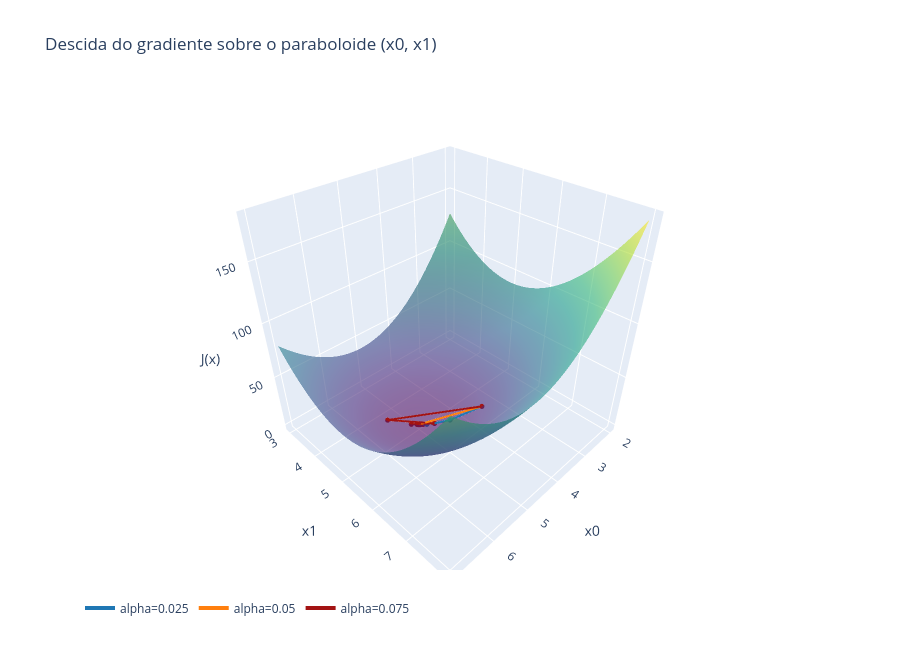

Notebook code cell kept with this figure:
### Markdown cell above
# Questão 2

### Code cell
import numpy as np
import plotly.graph_objects as go

def J(x, A, b, c):
    # J(x) = (x - c)^T * A * (x - c) + b
    diff = x - c
    return float(diff.T @ A @ diff) + b

def gradiente_J(x, A, c):
    # gradiente_J(x) = 2 * A * (x - c)
    return 2 * (A @ (x - c))

def descida_gradiente(A, b, c, alpha, x0, max_iter=100, tol=1e-5):
    A = np.array(A)
    c = np.array(c)
    x = np.array(x0, dtype=float)

    x_hist = []
    hist = []

    Jx = J(x, A, b, c)
    hist.append(f"Iteração 0 : x = {x} -> J(x) = {Jx:.6f}\n")
    x_hist.append(x)

    for i in range(max_iter):
        grad = gradiente_J(x, A, c)
        xi = x - (alpha * grad)
        Jxi = J(xi, A, b, c)
        Jx = J(x, A, b, c)

        if np.linalg.norm(xi - x) <= tol or abs(Jxi - Jx) <= tol:
            hist.append(f"Iteração {i + 1} : x = {xi} -> J(x) = {Jxi:.6f} [Convergiu]\n")
            x_hist.append(xi)
            return xi, hist, x_hist

        x = xi
        hist.append(f"Iteração {i + 1} : x = {x} -> J(x) = {Jxi:.6f}\n")
        x_hist.append(xi)

    return x, hist, x_hist

A = np.array([[10, 0], [0, 10]])
b = 0
c = np.array([5, 5])
x0 = np.array([4, 6])
alpha = 0.05

x_opt, hist, x_hist = descida_gradiente(A, b, c, alpha, x0)

print("".join(hist))
print(f"Ponto de mínimo encontrado: {x_opt}")

alphas = [0.025, 0.05, 0.075]
cores = ["#1f77b4", "#ff7f0e", "#a31313"]
resultados_alpha = {}

for a in alphas:
    x_opt_i, hist_i, x_hist_i = descida_gradiente(A, b, c, a, x0)
    resultados_alpha[a] = np.array(x_hist_i)
    print(f"alpha = {a:<6} -> {len(x_hist_i) - 1:3d} iterações -> x* = {x_opt_i}")

grid0 = np.linspace(min(x0[0], c[0]) - 2, max(x0[0], c[0]) + 2, 60)
grid1 = np.linspace(min(x0[1], c[1]) - 2, max(x0[1], c[1]) + 2, 60)
X0, X1 = np.meshgrid(grid0, grid1)
Z = np.zeros_like(X0)
for i in range(X0.shape[0]):
    for j in range(X0.shape[1]):
        ponto = np.array([X0[i, j], X1[i, j]])
        Z[i, j] = J(ponto, A, b, c)

fig = go.Figure()
fig.add_trace(go.Surface(x=X0, y=X1, z=Z, colorscale="Viridis", opacity=0.6, showscale=False, name="J(x)"))

for a, cor in zip(alphas, cores):
    traj = resultados_alpha[a]
    Jz = np.array([J(p, A, b, c) for p in traj])
    fig.add_trace(
        go.Scatter3d(x=traj[:, 0], y=traj[:, 1], z=Jz, mode="lines+markers", line=dict(color=cor, width=4), marker=dict(size=3, color=cor), name=f"alpha={a}", hovertemplate="x0=%{x:.4f}<br>x1=%{y:.4f}<br>J(x)=%{z:.4f}<extra>alpha=" + str(a) + "</extra>",)
    )

fig.update_scenes(xaxis_title="x0", yaxis_title="x1", zaxis_title="J(x)")
fig.update_layout(title="Descida do gradiente sobre o paraboloide (x0, x1)", height=650, width=900, legend=dict(orientation="h", y=-0.05))
fig.show()

### Figure 1 — Plotly figure (JSON) as saved in the notebook; plotly's stock layout.template omitted (floating-point values rounded to 4 significant figures; data arrays with more than 128 entries replaced by an {"elided": "..."} marker saying what was removed)
{"data": [{"colorscale": [[0, "#440154"], [0.1111, "#482878"], [0.2222, "#3e4989"], [0.3333, "#31688e"], [0.4444, "#26828e"], [0.5556, "#1f9e89"], [0.6667, "#35b779"], [0.7778, "#6ece58"], [0.8889, "#b5de2b"], [1, "#fde725"]], "name": "J(x)", "opacity": 0.6, "showscale": false, "type": "surface", "x": {"elided": "60x60 float values"}, "y": {"elided": "60x60 float values"}, "z": {"elided": "60x60 float values"}}, {"hovertemplate": "x0=%{x:.4f}<br>x1=%{y:.4f}<br>J(x)=%{z:.4f}<extra>alpha=0.025</extra>", "line": {"color": "#1f77b4", "width": 4}, "marker": {"color": "#1f77b4", "size": 3}, "mode": "lines+markers", "name": "alpha=0.025", "type": "scatter3d", "x": [4.0, 4.5, 4.75, 4.875, 4.938, 4.969, 4.984, 4.992, 4.996, 4.998, 4.999, 5.0, 5.0], "y": [6.0, 5.5, 5.25, 5.125, 5.062, 5.031, 5.016, 5.008, 5.004, 5.002, 5.001, 5.0, 5.0], "z": [20.0, 5.0, 1.25, 0.3125, 0.07812, 0.01953, 0.004883, 0.001221, 0.0003052, 7.629e-05, 1.907e-05, 4.768e-06, 1.192e-06]}, {"hovertemplate": "x0=%{x:.4f}<br>x1=%{y:.4f}<br>J(x)=%{z:.4f}<extra>alpha=0.05</extra>", "line": {"color": "#ff7f0e", "width": 4}, "marker": {"color": "#ff7f0e", "size": 3}, "mode": "lines+markers", "name": "alpha=0.05", "type": "scatter3d", "x": [4.0, 5.0, 5.0], "y": [6.0, 5.0, 5.0], "z": [20.0, 0.0, 0.0]}, {"hovertemplate": "x0=%{x:.4f}<br>x1=%{y:.4f}<br>J(x)=%{z:.4f}<extra>alpha=0.075</extra>", "line": {"color": "#a31313", "width": 4}, "marker": {"color": "#a31313", "size": 3}, "mode": "lines+markers", "name": "alpha=0.075", "type": "scatter3d", "x": [4.0, 5.5, 4.75, 5.125, 4.938, 5.031, 4.984, 5.008, 4.996, 5.002, 4.999, 5.0, 5.0], "y": [6.0, 4.5, 5.25, 4.875, 5.062, 4.969, 5.016, 4.992, 5.004, 4.998, 5.001, 5.0, 5.0], "z": [20.0, 5.0, 1.25, 0.3125, 0.07812, 0.01953, 0.004883, 0.001221, 0.0003052, 7.629e-05, 1.907e-05, 4.768e-06, 1.192e-06]}], "layout": {"height": 650, "legend": {"orientation": "h", "y": -0.05}, "scene": {"xaxis": {"title": {"text": "x0"}}, "yaxis": {"title": {"text": "x1"}}, "zaxis": {"title": {"text": "J(x)"}}}, "title": {"text": "Descida do gradiente sobre o paraboloide (x0, x1)"}, "width": 900}}
